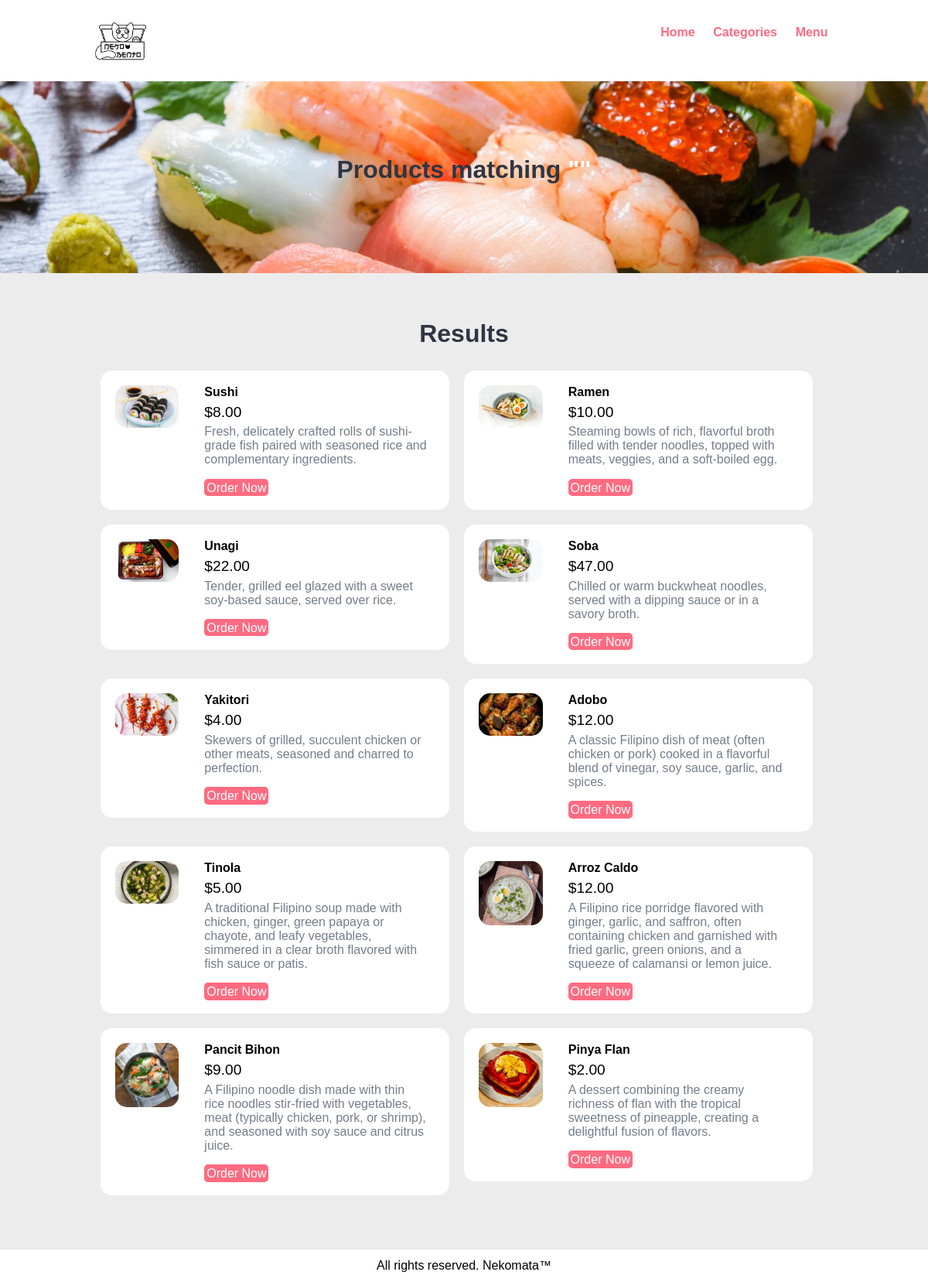
The page /food-search.php on the database its author committed.
### tables this page shows
CREATE TABLE `tbl_food` (
  `Id` int(10) UNSIGNED NOT NULL,
  `title` varchar(100) NOT NULL,
  `description` text NOT NULL,
  `price` decimal(10,2) NOT NULL,
  `image_name` varchar(255) NOT NULL,
  `category_id` int(10) UNSIGNED NOT NULL,
  `featured` varchar(10) NOT NULL,
  `active` varchar(10) NOT NULL
);

### food-search.php (the view, shortened to what this page needs)
<?php include('partials-front/menu.php'); ?>
<section class="food-search text-center">
    <div class="container">
        <?php
            $search = mysqli_real_escape_string($conn, $_POST['search']);
        ?>
        <h2>Products matching <a href="#" class="text-white">"<?php echo $search; ?>"</a></h2>
    </div>
</section>
<section class="food-menu">
    <div class="container">
        <h2 class="text-center">Results</h2>
        <?php
            $sql = "SELECT * FROM tbl_food WHERE title LIKE '%$search%' OR description LIKE '%$search%'";
            $res = mysqli_query($conn, $sql);
            $count = mysqli_num_rows($res);
            if($count>0)
            {
                while($row=mysqli_fetch_assoc($res))
                {
                    $title = $row['title'];
                    $price = $row['price'];
                    $description = $row['description'];
                    $image_name = $row['image_name'];
                    ?>
                    <div class="food-menu-box">
                        <div class="food-menu-img">
                            <?php
                                if($image_name=="")
                                {
                                    echo "<div class='error'>Image not Available.</div>";
                                }
                                else
                                {
                                    ?>
                                    <img src="<?php echo SITEURL; ?>images/food/<?php echo $image_name; ?>" alt="Chicke Hawain Pizza" class="img-responsive img-curve">
                                    <?php
                                }
                            ?>
                        </div>
                        <div class="food-menu-desc">
                            <h4><?php echo $title; ?></h4>
                            <p class="food-price">$<?php echo $price; ?></p>
                            <p class="food-detail">
                                <?php echo $description; ?>
                            </p>
                            <br>
                            <a href="#" class="btn btn-primary">Order Now</a>
                        </div>
                    </div>
                    <?php
                }
            }
            else
            {
                echo "<div class='error'>Food not found.</div>";
            }
        ?>
    </div>
</section>
<?php include('partials-front/footer.php'); ?>

### css/style.css (style rules this page uses)
* { margin: 0 0; padding: 0 0; font-family: Arial, Helvetica, sans-serif; }
.container { width: 80%; margin: 0 auto; padding: 1%; }
.img-responsive { width: 100%; }
.img-curve { border-radius: 15px; }
.text-center { text-align: center; }
.text-white { color: white; }
a { color: #ff6b81; text-decoration: none; }
.btn { padding: 1%; border: none; font-size: 1rem; border-radius: 5px; }
.btn-primary { background-color: #ff6b81; color: white; cursor: pointer; }
h2 { color: #2f3542; font-size: 2rem; margin-bottom: 2%; }
.food-search { background-image: url(../images/bg.jpg); background-size: cover; background-repeat: no-repeat; background-position: center; padding: 7% 0; }
.food-menu { background-color: #ececec; padding: 4% 0; }
.food-menu-box { width: 43%; margin: 1%; padding: 2%; float: left; background-color: white; border-radius: 15px; }
.food-menu-img { width: 20%; float: left; }
.food-menu-desc { width: 70%; float: left; margin-left: 8%; }
.food-price { font-size: 1.2rem; margin: 2% 0; }
.food-detail { font-size: 1rem; color: #747d8c; }

### rows shown on the page
tbl_food: image_name (picture), title "Sushi", price "8.00", description "Fresh, delicately crafted rolls of sushi-grade fish paired with seasoned rice and complementary ingredients."
tbl_food: image_name (picture), title "Ramen", price "10.00", description "Steaming bowls of rich, flavorful broth filled with tender noodles, topped with meats, veggies, and a soft-boiled egg."
tbl_food: image_name (picture), title "Unagi", price "22.00", description "Tender, grilled eel glazed with a sweet soy-based sauce, served over rice."
tbl_food: image_name (picture), title "Soba", price "47.00", description "Chilled or warm buckwheat noodles, served with a dipping sauce or in a savory broth."
tbl_food: image_name (picture), title "Yakitori", price "4.00", description "Skewers of grilled, succulent chicken or other meats, seasoned and charred to perfection."
tbl_food: image_name (picture), title "Adobo", price "12.00", description "A classic Filipino dish of meat (often chicken or pork) cooked in a flavorful blend of vinegar, soy sauce, garlic, and spices."
tbl_food: image_name (picture), title "Tinola", price "5.00", description "A traditional Filipino soup made with chicken, ginger, green papaya or chayote, and leafy vegetables, simmered in a clear broth flavored with fish sauce or patis."
tbl_food: image_name (picture), title "Arroz Caldo", price "12.00", description "A Filipino rice porridge flavored with ginger, garlic, and saffron, often containing chicken and garnished with fried garlic, green onions, and a squeeze of calamansi or lemon juice."
tbl_food: image_name (picture), title "Pancit Bihon", price "9.00", description "A Filipino noodle dish made with thin rice noodles stir-fried with vegetables, meat (typically chicken, pork, or shrimp), and seasoned with soy sauce and citrus juice."
tbl_food: image_name (picture), title "Pinya Flan", price "2.00", description "A dessert combining the creamy richness of flan with the tropical sweetness of pineapple, creating a delightful fusion of flavors."
